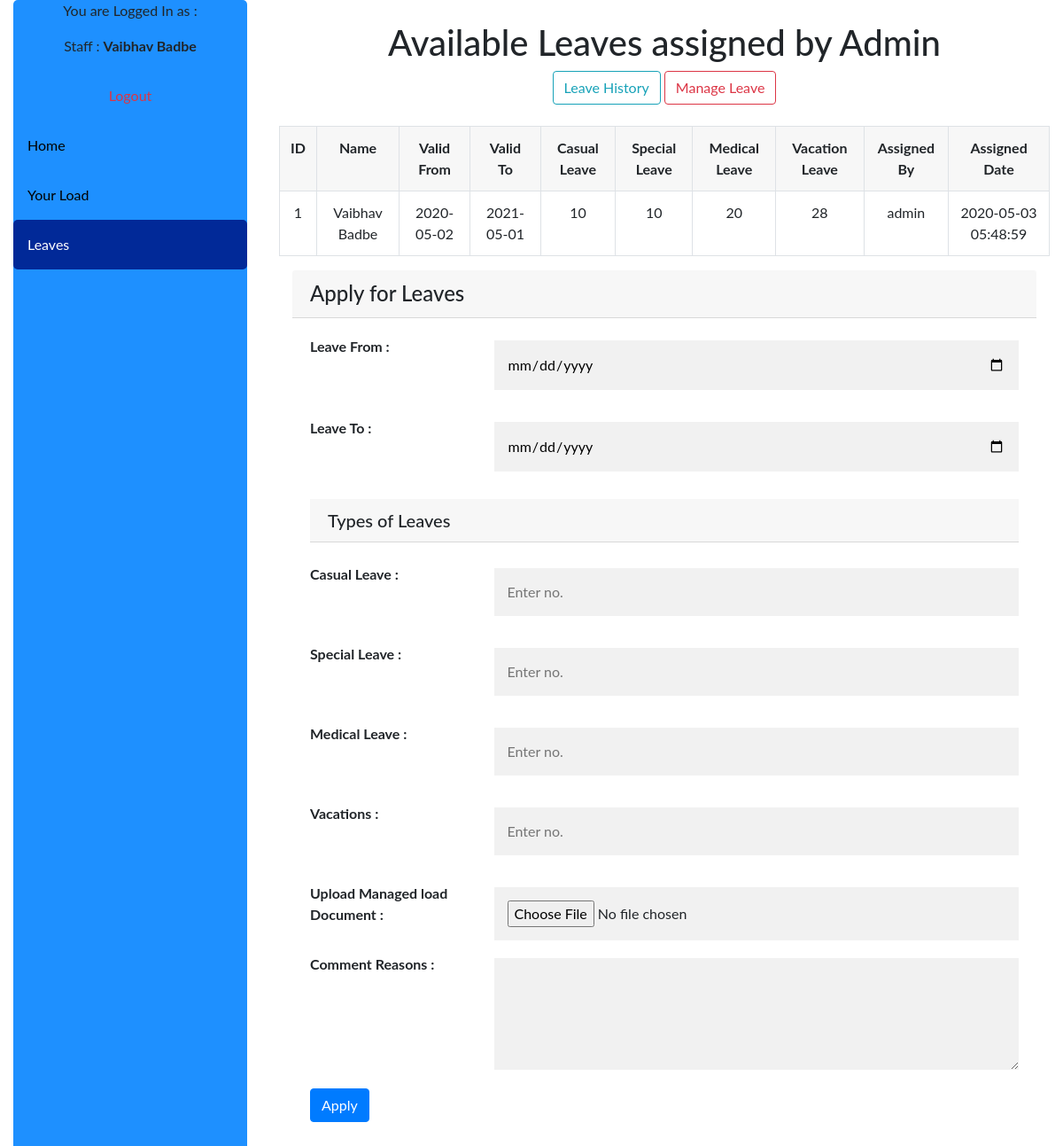
The page /staff/applyleave.php (signed in) on the database its author committed.
### tables this page shows
CREATE TABLE `assign_leave` (
  `id` int(255) NOT NULL,
  `v_from` varchar(255) NOT NULL,
  `v_to` varchar(255) NOT NULL,
  `casual` varchar(255) NOT NULL,
  `special` varchar(255) NOT NULL,
  `medical` varchar(255) NOT NULL,
  `vacation` varchar(255) NOT NULL,
  `assign_to` varchar(255) NOT NULL,
  `assign_by` varchar(255) NOT NULL,
  `assign_date` timestamp NOT NULL DEFAULT current_timestamp() ON UPDATE current_timestamp()
);

### staff/applyleave.php (the view, shortened to what this page needs)
<!DOCTYPE html>
<html>
<head>
    <link rel="stylesheet" href="https://maxcdn.bootstrapcdn.com/bootstrap/4.1.3/css/bootstrap.min.css">
    <link rel="stylesheet" href="https://use.fontawesome.com/releases/v5.6.3/css/all.css">
</head>
<body>
  <div class="container-fluid">
      <div class="row">
      <div class="col-lg-3 col-sm-3" >
        <div class="sidebar">
         <div>
           	<?php  if (isset($_SESSION['username'])) : ?>
           	 <p style="text-align: center">You are Logged In as :</p>
             <p style="text-align: center">Staff : <strong><?php echo $_SESSION['username']; ?></strong></p>
             <a href="../logout.php" class="text-center text-danger">Logout</a>
            <?php endif ?>
         </div>
	        <a href="staffhome.php">Home</a>
          <a href="yourload.php">Your Load</a>
          <a class="active" href="applyleave.php">Leaves</a>
        </div>
     </div>
        <div class="col-lg-9 col-sm-9">
        <br><h1 class="text-center">Available Leaves assigned by Admin</h1>
        <div style="display: block; margin: auto; text-align: center">
        <a href="allappliedleave.php" class="btn btn-outline-info">Leave History</a> <a href="manage_leave.php" class="btn btn-outline-danger" name="apply">Manage Leave</a></div><br>
        <table class="table table-bordered text-center">
         <tr class="card-header">
          <th> ID </th>
          <th> Name </th>
          <th> Valid From </th>
          <th> Valid To </th>
          <th> Casual Leave </th>
          <th> Special Leave </th>
          <th> Medical Leave </th>
          <th> Vacation Leave </th>
          <th> Assigned By </th>
          <th> Assigned Date </th>
         </tr>
         <?php
           $db = mysqli_connect("localhost", "root", "", "sllm");
           $sql = "SELECT * FROM assign_leave WHERE assign_to = '".$_SESSION['username']."' ";
           $result = mysqli_query($db, $sql);
           $number = 1;
           while($res = mysqli_fetch_array($result)){
          ?>
        <tr class="a">
          <td><?php echo $number; ?></td>
          <td><?php echo $_SESSION['username']; ?></td>
          <td id="v_from"><?php echo $res['v_from']; ?></td>
          <td id="v_to"><?php echo $res['v_to']; ?></td>
          <td id="casual"><?php echo $res['casual']; ?></td>
          <td id="special"><?php echo $res['special']; ?></td>
          <td id="medical"><?php echo $res['medical']; ?></td>
          <td id="vacation"><?php echo $res['vacation']; ?></td>
          <td><?php echo $res['assign_by']; ?></td>
          <td><?php echo $res['assign_date']; ?></td>
         </tr>
         <?php
          $number++;
           }
         ?>
        </table>
        <form method="POST" enctype="multipart/form-data">
         <div class="col-lg-12">
              <h4 class="card-header"> Apply for Leaves </h4>
              <div class="card-body">
                <div class="row form-group">
                  <div class="col-lg-3">
                    <label><b>Leave From :</b></label>
                  </div>
                  <div class="col-lg-9">
                    <input type="date" id="leavefrom" name="leavefrom" onblur="checklfrom(this.value)">
                  </div>
                </div>
                <div class="row form-group">
                  <div class="col-lg-3">
                    <label><b>Leave To :</b></label>
                  </div>
                  <div class="col-lg-9">
                    <input type="date" id="leaveto" name="leaveto" onblur="checklto(this.value)">
                  </div>
                </div>
                <h5 class="card-header"> Types of Leaves </h5><br>
                <div class="row form-group">
                  <div class="col-lg-3">
                    <label><b>Casual Leave :</b></label>
                  </div>
                  <div class="col-lg-9">
                    <input type="text" id="c_leave" name="casual" placeholder="Enter no." onblur="checkcasual(this.value)">
                  </div>
                </div>
                <div class="row form-group">
                  <div class="col-lg-3">
                    <label><b>Special Leave :</b></label>
                  </div>
                  <div class="col-lg-9">
                    <input type="text" id="s_leave" name="special" placeholder="Enter no." onblur="checkspecial(this.value)">
                  </div>
                </div>
                <div class="row form-group">
                  <div class="col-lg-3">
                    <label><b>Medical Leave :</b></label>
                  </div>
                  <div class="col-lg-9">
                    <input type="text" id="m_leave" name="medical" placeholder="Enter no." onblur="checkmedical(this.value)">
                  </div>
                </div>
                <div class="row form-group">
                  <div class="col-lg-3">
                    <label><b>Vacations :</b></label>
                  </div>
                  <div class="col-lg-9">
                    <input type="text" id="v_leave" name="vacation" placeholder="Enter no." onblur="checkvacation(this.value)">
                  </div>
                </div>
                <div class="row">
                  <div class="col-lg-3">
                    <label><b>Upload Managed load Document :</b></label>
                  </div>
                  <div class="col-lg-9">
                    <input type="file" name="file" required>
                  </div>
                </div>
                <div class="row">
                  <div class="col-lg-3">
                    <label><b>Comment Reasons :</b></label>
                  </div>
                  <div class="col-lg-9">
                    <textarea name="comment" rows="4" cols="6" required></textarea>
                  </div>
                </div>
                <div class="form-group">
                  <button type="submit" class="btn btn-primary" name="apply">Apply</button>
                </div>
              </div>
            </div>
          </form>
    </div>
    </div>
    </div>
</body>
</html>

### staff/applyleave.php (style rules this page uses)
body { margin: 0; font-family: "Lato", sans-serif; }
.sidebar { margin: 0; padding: 0; width: 22%; background-color: dodgerblue; position: fixed; height: 100%; overflow: auto; border-radius: 5px; }
.sidebar a { display: block; color: black; padding: 16px; text-decoration: none; border-radius: 5px; }
.sidebar a.active { background-color: #012998; color: white; border-radius: 5px; }
input[type=file], input[type=text], input[type=date], textarea { width: 100%; padding: 15px; margin: 5px 0 15px 0; border: none; background: #f1f1f1; }

### rows shown on the page
assign_leave: v_from "2020-05-02", v_to "2021-05-01", casual "10", special "10", medical "20", vacation "28", assign_by "admin", assign_date "2020-05-03 05:48:59"

### other values the page prints
$_SESSION['username'] "Vaibhav Badbe"
